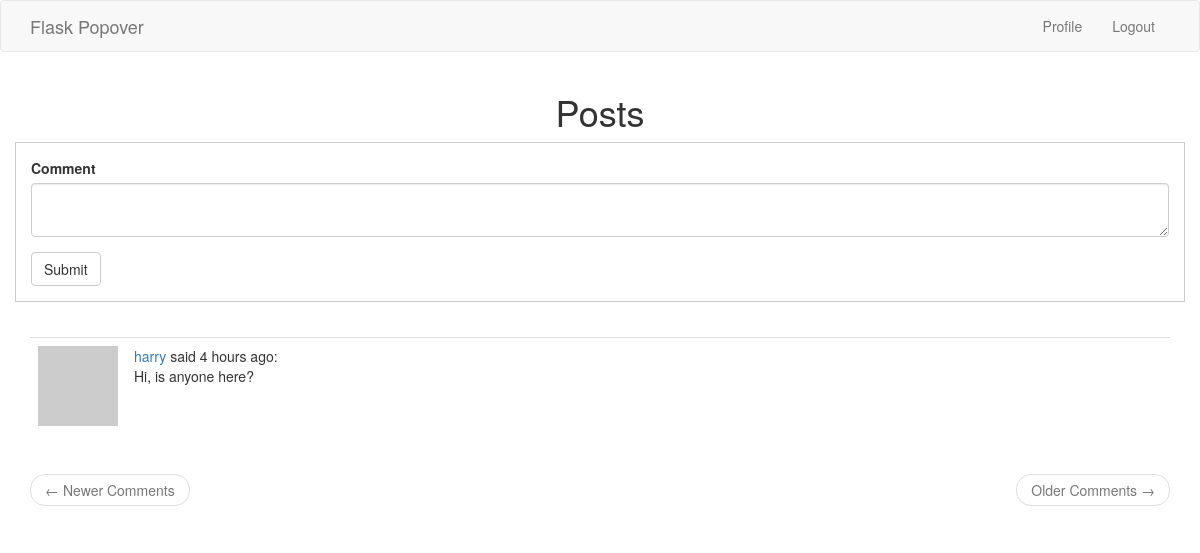
The app's page /index (signed in) with its own data.
### app/models.py (models this page shows, shortened)
class Post(db.Model):
    __table_name__ = 'post'
    id = db.Column(db.Integer, primary_key=True)
    body = db.Column(db.String(140))
    timestamp = db.Column(db.DateTime, index=True, default=datetime.utcnow)
    user_id = db.Column(db.Integer, db.ForeignKey('user.id'))

class User(UserMixin, db.Model):
    __table_name__ = 'users'
    id = db.Column(db.Integer, primary_key=True)
    username = db.Column(db.String(64), index=True, unique=True)
    email = db.Column(db.String(64), index=True, unique=True)
    password_hash = db.Column(db.String(128))
    about_me = db.Column(db.String(120))
    last_seen = db.Column(db.DateTime, default=datetime.utcnow)
    posts = db.relationship('Post', backref='author', lazy='dynamic')
    def avatar(self, size):
        digest = md5(self.email.lower().encode('utf-8')).hexdigest()
        return f'https://www.gravatar.com/avatar/{digest}?d=identicon&s={size}'

### app/routes.py (the view)
@app.route('/', methods=['GET', 'POST'])
@app.route('/index', methods=['GET', 'POST'])
@login_required
def index():
    form = CommentForm()
    if form.validate_on_submit():
        post = Post(body=form.body.data, author=current_user)
        db.session.add(post)
        db.session.commit()
        flash('Your comment has been published.')
        return redirect(url_for('index'))
    page = request.args.get('page', 1, type=int)
    posts = Post.query.order_by(Post.timestamp.desc()).paginate(
        page, app.config['POSTS_PER_PAGE'], False)
    next_url = url_for('index', page=posts.next_num) \
        if posts.has_next else None
    prev_url = url_for('index', page=posts.prev_num) \
        if posts.has_prev else None
    return render_template(
        'index.html',
        title='Posts',
        form=form,
        next_url=next_url,
        prev_url=prev_url,
        posts=posts.items
        )

### app/forms.py
class CommentForm(FlaskForm):
    body = TextAreaField('Comment', validators=[DataRequired()])
    submit = SubmitField('Submit')

### app/models.py (called while the page is built)
@login.user_loader
def load_user(id):
    return User.query.get(int(id))

### app/routes.py (called while the page is built)
@app.before_request
def before_request():
    if current_user.is_authenticated:
        current_user.last_seen = datetime.utcnow()
        db.session.commit()

### app/templates/index.html
{% extends 'base.html' %}
{% import 'bootstrap/wtf.html' as wtf %}
{% block app_context %}
<div class="row text-center">
    <div class="col-md-12">
        <h1>{{title}}</h1>
    </div>
</div>
<div class="row">
    <div class="col-sm-12 my-form">
        {{ wtf.quick_form(form) }}
    </div>
</div><br>
<div class="row">
    <div class="col-sm-12">
        {% for post in posts %}
            {% include '_posts.html' %}
        {% endfor %}
    </div>
</div>
<nav aria-label="...">
    <ul class="pager">
        <li class="previous{% if not prev_url %} disabled{% endif %}">
            <a href="{{ prev_url or '#' }}">
                <span aria-hidden="true">&larr;</span> Newer Comments
            </a>
        </li>
        <li class="next{% if not next_url %} disabled{% endif %}">
            <a href="{{ next_url or '#' }}">
                Older Comments <span aria-hidden="true">&rarr;</span>
            </a>
        </li>
    </ul>
</nav>
{% endblock %}

### app/templates/_posts.html
<table class="table table-hover">
    <tr valign='top'>
        <td width='70px'>
            <img src=" {{ post.author.avatar(36) }} ">
        </td>
        <td>
            <span class="user_popup">
                <a href="{{ url_for('user', username=post.author.username) }}">
                    {{ post.author.username }}
                </a>
            </span>
            said
            <span>
            {{ moment(post.timestamp).fromNow() }}:
            </span><br>
            <span>
                {{ post.body }}
            </span>
        </td>
    </tr>
</table>

### app/static/css/main.css (style rules this page uses)
.my-form { border: 1px solid #ccc; padding: 15px; margin-bottom: 15px; }

### records on screen
Post: author.username "harry", timestamp "4 hours ago", body "Hi, is anyone here?"

### other values on screen
{{ title }} "Posts"
